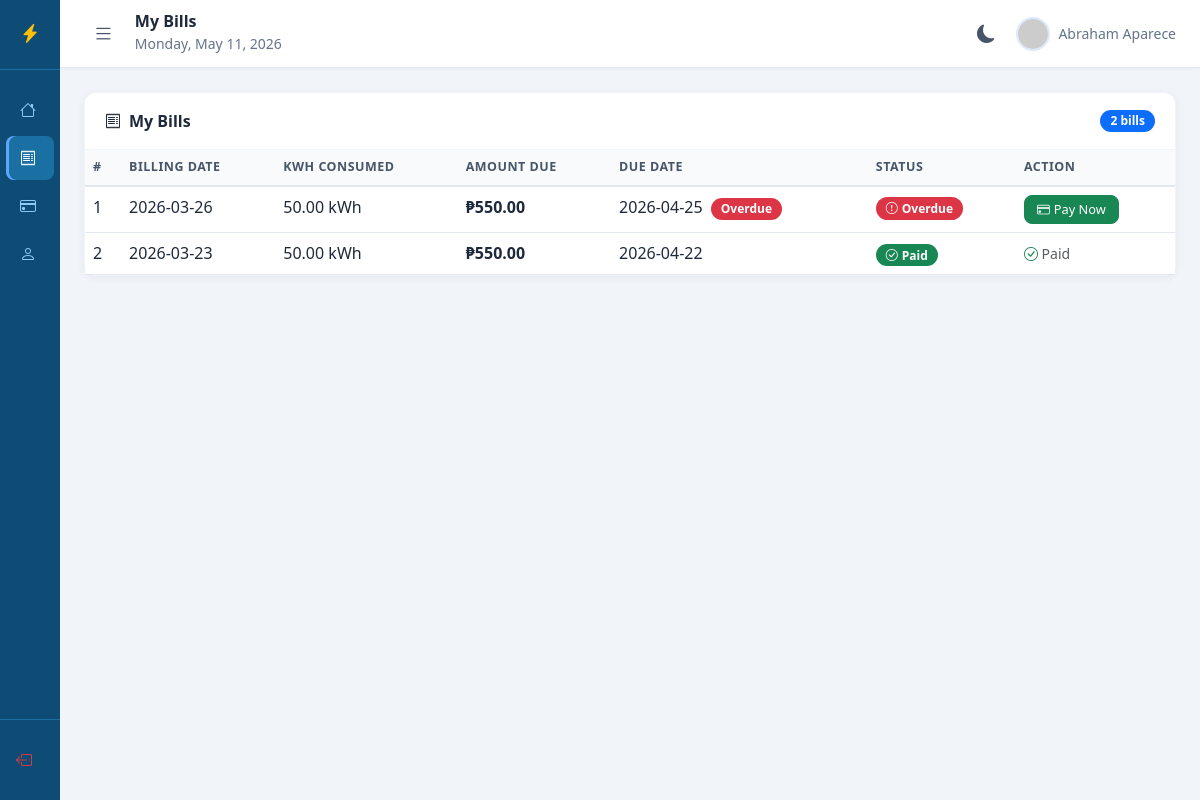
The app's page /user/my_bills.php (signed in) with its own data.
### tables this page shows
CREATE TABLE `bill` (
  `id` int(11) NOT NULL,
  `uuid` varchar(255) NOT NULL,
  `user_id` int(11) NOT NULL,
  `kwh_consumed` decimal(10,2) NOT NULL,
  `amount_due` decimal(10,2) NOT NULL,
  `billing_date` date NOT NULL,
  `period_month` tinyint(2) NOT NULL DEFAULT 1,
  `period_year` year(4) NOT NULL DEFAULT 2026,
  `due_date` date NOT NULL,
  `status` enum('unpaid','paid','overdue') DEFAULT 'unpaid',
  `dateCreated` timestamp NOT NULL DEFAULT current_timestamp()
);

### app/controller/bill_controller.php (called while the page is built, shortened)
<?php
require_once __DIR__ . '/auth_controller.php';
function getBillsByUser($user_id) {
    global $conn;
    $stmt = $conn->prepare("
        SELECT * FROM bill
        WHERE user_id = ?
        ORDER BY billing_date DESC
    ");
    $stmt->bind_param("i", $user_id);
    $stmt->execute();
    return $stmt->get_result();
}
?>

### public/user/my_bills.php (the view, shortened to what this page needs)
<?php
require_once __DIR__ . '/../../app/config/config.php';
require_once __DIR__ . '/../../app/controller/bill_controller.php';
$user_id    = $_SESSION['user_id'];
$bills      = getBillsByUser($user_id);
require_once __DIR__ . '/includes/header.php';
?>
<div class="d-flex">
  <?php require_once __DIR__ . '/includes/sidebar.php'; ?>
  <div class="main-content flex-grow-1">
    <?php require_once __DIR__ . '/includes/topbar.php'; ?>
    <div class="page-content">
      <div class="card">
        <div class="card-header d-flex justify-content-between align-items-center">
          <span><i class="bi bi-receipt me-2"></i>My Bills</span>
          <span class="badge bg-primary"><?php echo $bills->num_rows; ?> bills</span>
        </div>
        <div class="card-body p-0">
          <div class="table-responsive">
            <table class="table table-hover mb-0">
              <thead>
                <tr>
                  <th>#</th>
                  <th>Billing Date</th>
                  <th>kWh Consumed</th>
                  <th>Amount Due</th>
                  <th>Due Date</th>
                  <th>Status</th>
                  <th>Action</th>
                </tr>
              </thead>
              <tbody>
                <?php if ($bills->num_rows > 0):
                  $count = 1;
                  while ($row = $bills->fetch_assoc()): ?>
                <tr>
                  <td><?php echo $count++; ?></td>
                  <td><?php echo $row['billing_date']; ?></td>
                  <td><?php echo $row['kwh_consumed']; ?> kWh</td>
                  <td class="fw-semibold">₱<?php echo number_format($row['amount_due'], 2); ?></td>
                  <td>
                    <?php
                    $due   = new DateTime($row['due_date']);
                    $today = new DateTime();
                    $diff  = $today->diff($due)->days;
                    $late  = $today > $due && $row['status'] == 'unpaid';
                    echo $row['due_date'];
                    if ($late) {
                        echo ' <span class="badge bg-danger ms-1">Overdue</span>';
                    } elseif ($row['status'] == 'unpaid' && $diff <= 7) {
                        echo ' <span class="badge bg-warning text-dark ms-1">Due soon</span>';
                    }
                    ?>
                  </td>
                  <td>
                    <?php if ($row['status'] == 'paid'): ?>
                      <span class="badge bg-success">
                        <i class="bi bi-check-circle me-1"></i>Paid
                      </span>
                    <?php elseif ($late): ?>
                      <span class="badge bg-danger">
                        <i class="bi bi-exclamation-circle me-1"></i>Overdue
                      </span>
                    <?php else: ?>
                      <span class="badge bg-warning text-dark">
                        <i class="bi bi-clock me-1"></i>Unpaid
                      </span>
                    <?php endif; ?>
                  </td>
                  <td>
                    <?php if ($row['status'] == 'unpaid'): ?>
                      <a href="pay_bill?bill_id=<?php echo $row['id']; ?>"
                         class="btn btn-sm btn-success">
                        <i class="bi bi-credit-card me-1"></i>Pay Now
                      </a>
                    <?php else: ?>
                      <span class="text-muted small">
                        <i class="bi bi-check-circle text-success"></i> Paid
                      </span>
                    <?php endif; ?>
                  </td>
                </tr>
                <?php endwhile; endif; ?>
              </tbody>
            </table>
          </div>
        </div>
      </div>
    </div>
  </div>
</div>
<?php require_once __DIR__ . '/includes/footer.php'; ?>

### public/user/includes/header.php (style rules this page uses)
:root { --sidebar-bg: #0f4c75; --sidebar-border: #1a6fa3; --sidebar-link: #90cdf4; --sidebar-hover-bg: #1a5f8a; --sidebar-hover-txt: #e0f2fe; --sidebar-active-bg: #1a6fa3; --sidebar-active-txt:#ffffff; --sidebar-accent: #60a5fa; --sidebar-brand-txt: #ffffff; --topbar-bg: #ffffff; --topbar-border: #e2e8f0; --topbar-shadow: rgba(0,0,0,0.04); --topbar-txt: #1e293b; --topbar-muted: #64748b; --page-bg: #f1f5f9; --card-bg: #ffffff; --card-border: #f1f5f9; --card-shadow: rgba(0,0,0,0.06); --card-shadow-hover: rgba(0,0,0,0.1); --table-head-bg: #f8fafc; --table-head-txt: #475569; --table-head-border: #e2e8f0; --table-hover-bg: #f8fafc; --body-txt: #1e293b; --muted-txt: #64748b; --toggle-btn-txt: #475569; --toggle-btn-hover: #f1f5f9; --toggle-btn-active: #e2e8f0; --toggle-btn-htxt: #1e293b; }
body { overflow-x: hidden; background: var(--page-bg); color: var(--body-txt); transition: background 0.3s ease, color 0.3s ease; }
.main-content { margin-left: 60px; min-height: 100vh; background: var(--page-bg); transition: margin-left 0.35s cubic-bezier(0.4, 0, 0.2, 1), background 0.3s ease; }
.page-content { padding: 24px; }
.card { border: 1px solid var(--card-border) !important; border-radius: 12px; background: var(--card-bg) !important; box-shadow: 0 2px 10px var(--card-shadow); transition: box-shadow 0.2s ease, background 0.3s ease, border-color 0.3s ease; }
.card-header { background: var(--card-bg) !important; border-bottom: 1px solid var(--card-border) !important; border-radius: 12px 12px 0 0 !important; font-weight: 600; padding: 16px 20px; color: var(--body-txt); transition: background 0.3s ease, border-color 0.3s ease; }
.table thead th { background: var(--table-head-bg) !important; color: var(--table-head-txt) !important; font-size: 0.78rem; text-transform: uppercase; letter-spacing: 0.5px; border-bottom: 2px solid var(--table-head-border) !important; font-weight: 600; transition: background 0.3s ease; }
.table tbody tr { transition: background 0.15s ease; }
.table tbody td { color: var(--body-txt); border-color: var(--table-head-border) !important; }
.badge { font-size: 0.75rem; padding: 5px 10px; border-radius: 20px; }
.btn { border-radius: 8px; font-size: 0.875rem; transition: all 0.2s ease; }
.btn-sm { padding: 4px 12px; font-size: 0.8rem; }

### records on screen
bill: billing_date "2026-03-26", kwh_consumed "50.00", amount_due "550.00", due_date "2026-04-25", status "Overdue"
bill: billing_date "2026-03-23", kwh_consumed "50.00", amount_due "550.00", due_date "2026-04-22", status "paid" (drawn)

### other values on screen
$page_title "My Bills"
$_SESSION['user_name'] "Abraham Aparece"
$bills->num_rows "2"
